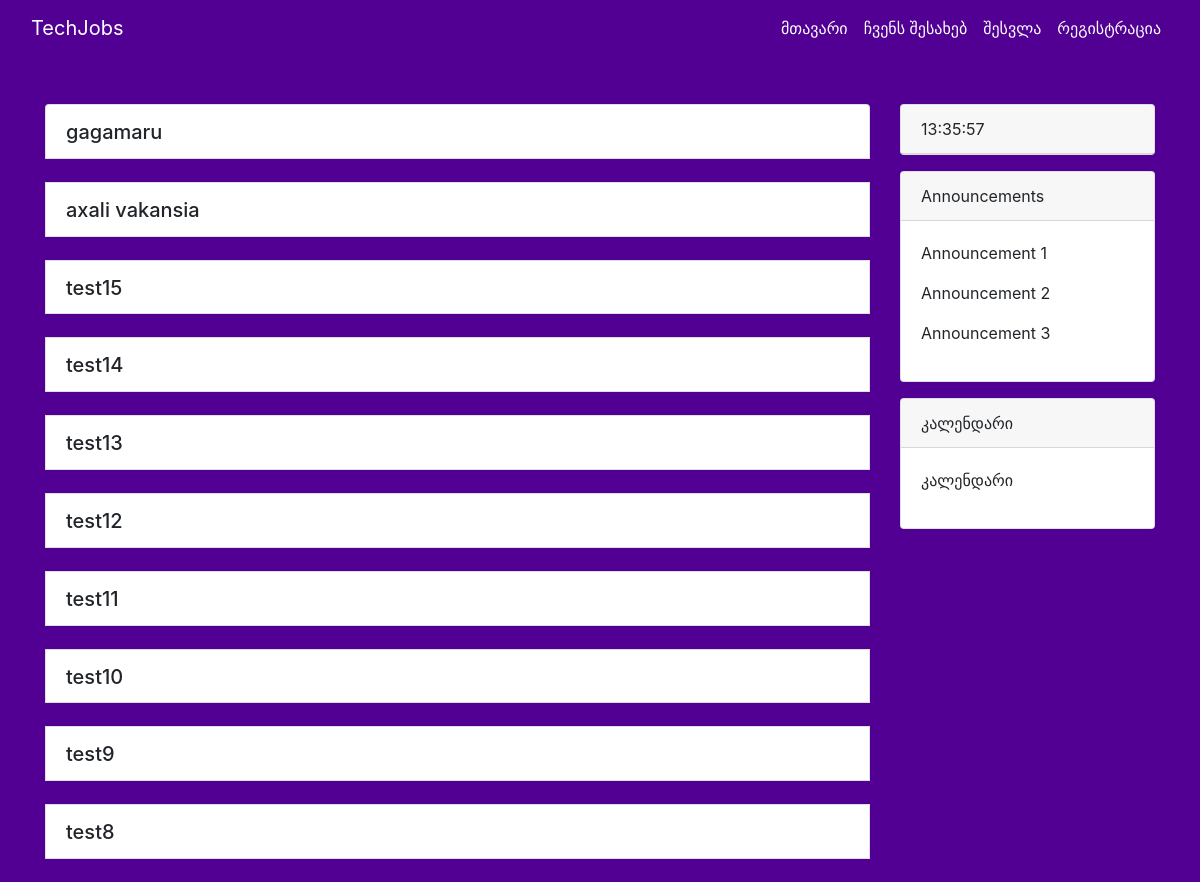
Page /home on the earlier database version.
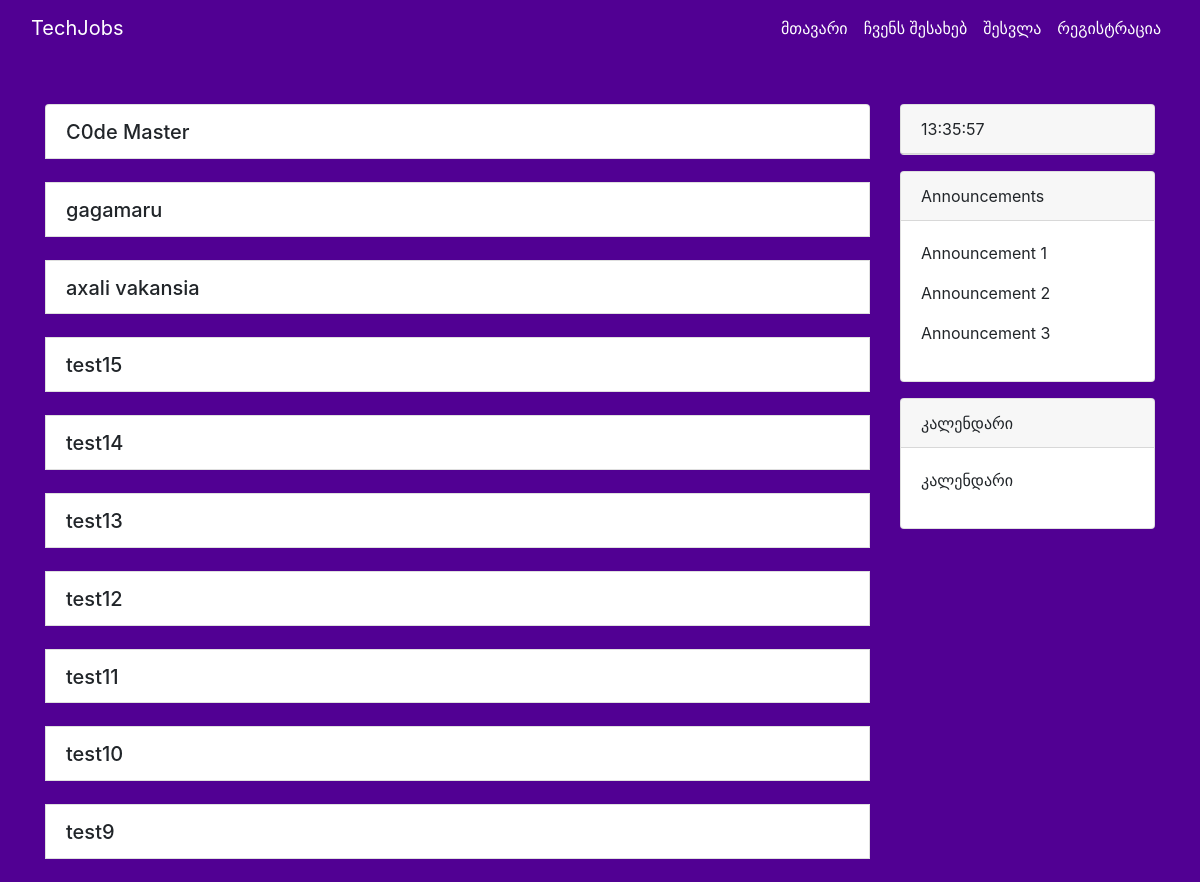
Same page on the later database version.
### app/models.py (models this page shows, shortened)
class Job(db.Model):
    id = db.Column(db.Integer, primary_key=True)
    title = db.Column(db.String(20), unique=True, nullable=False)
    date_posted = db.Column(db.DateTime, nullable=False, default=datetime.utcnow)
    description = db.Column(db.Text, nullable=False)
    user_id = db.Column(db.Integer, db.ForeignKey('user.id'), nullable=False)

### app/routes.py (the view)
@app.route('/')
@app.route('/home')
def home():
    page = request.args.get('page', 1, type=int)
    jobs = Job.query.order_by(Job.date_posted.desc()).paginate(page=page, per_page=10)
    return render_template('home.html', jobs=jobs)

### app/templates/home.html (shortened to what this page needs)
{% extends "base.html" %}
{% block content %}
<br>
<br>
<div class="row">
    <div class="col-md-9 offset-md-0">
        <ul class="list-group">
            {% for job in jobs %}
            <li class="list-group-item">
                <div class="d-flex justify-content-between align-items-center">
                    <div>
                        <h4 class="mb-0">
                            <a class="job-title" href="#" data-toggle="collapse" data-target="#job-{{ loop.index }}">
                                {{ job.title }}
                            </a>
                        </h4>
                    </div>
                </div>
            </li>
            <br>
            {% endfor %}
        </ul>
    </div>
    <div class="col-md-3">
        <div class="card mb-3">
            <div class="card-header">
                <div id="live-clock"></div>
            </div>
        </div>
        <div class="card mb-3">
            <div class="card-header">
                Announcements
            </div>
            <div class="card-body">
                <p>Announcement 1</p>
                <p>Announcement 2</p>
                <p>Announcement 3</p>
            </div>
        </div>
        <div class="card">
            <div class="card-header">
                კალენდარი
            </div>
            <div class="card-body">
                <p>კალენდარი</p>
            </div>
        </div>
    </div>
</div>
{% endblock %}

### app/templates/base.html (shortened to what this page needs)
<!DOCTYPE html>
<html>
<head>
    <link rel="stylesheet" href="https://cdn.jsdelivr.net/npm/bootstrap@4.3.1/dist/css/bootstrap.min.css"
>
    <link href="{{ url_for('static', filename='main.css') }}" rel="stylesheet">
</head>
<body>
<header class="main-header">
    <nav class="navbar navbar-expand-lg navbar-dark bg-body-tertiary">
        <div class="container-fluid">
            <a class="navbar-brand" href="{{url_for ('home') }}">TechJobs</a>
            <div class="collapse navbar-collapse" id="navbarNav">
                <ul class="navbar-nav ml-auto">
                    <li class="nav-item">
                        <a class="nav-link active" aria-current="page" href="{{url_for ('home') }}">მთავარი</a>
                    </li>
                    <li class="nav-item">
                        <a class="nav-link" href="{{url_for ('about') }}">ჩვენს შესახებ</a>
                    </li>
                    {% if current_user.is_authenticated %}
                    <li class="nav-item">
                        <a class="nav-link" href="{{url_for ('new_job') }}">ახალი ვაკანსია</a>
                    </li>
                    <li class="nav-item">
                        <a class="nav-link" href="{{url_for ('account') }}">პროფილი</a>
                    </li>
                    <li class="nav-item">
                        <a class="nav-link" href="{{url_for ('logout') }}">გამოსვლა</a>
                    </li>
                    {% else %}
                    <li class="nav-item">
                        <a class="nav-link" href="{{url_for ('login') }}">შესვლა</a>
                    </li>
                    <li class="nav-item">
                        <a class="nav-link" href="{{url_for ('register') }}">რეგისტრაცია</a>
                    </li>
                    {% endif %}
                </ul>
            </div>
        </div>
    </nav>
</header>
<div class="container">
    <div class="row">
        <div class="col">
            {% block content %}
            {% endblock %}
        </div>
    </div>
</div>
</body>
</html>

### app/static/main.css (style rules this page uses)
.navbar-dark { background-color: #510093; }
.navbar-dark .navbar-brand, .navbar-dark .navbar-nav .nav-link { color: #fff; }
body { background-color: #510093; }
.job-title { font-size: 20px; color: inherit; text-decoration: none; }

Differences in the rows shown:
no longer on this page (row unchanged): Job: title "test8"
added Job: title "C0de Master"
